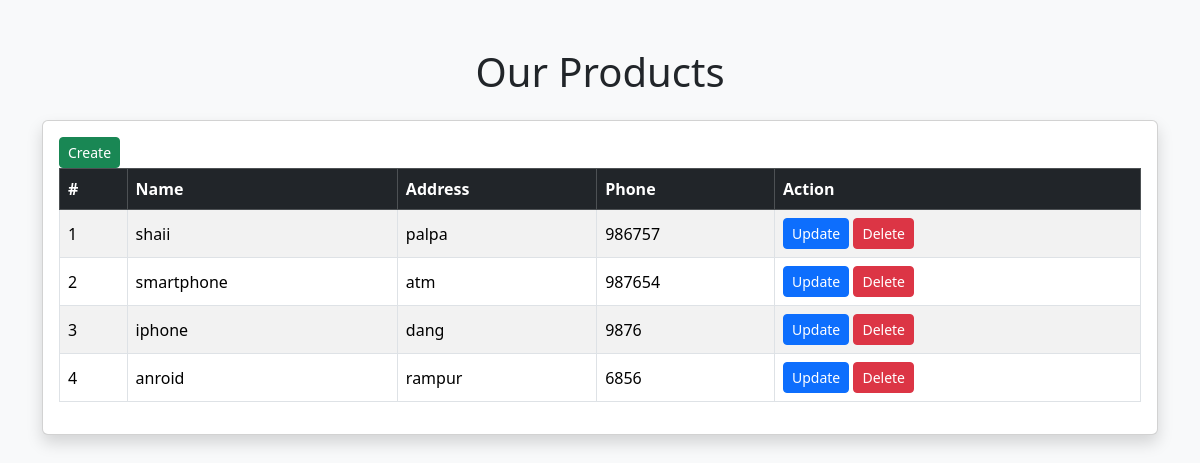
/product/list, run on an earlier commit of the app's database.
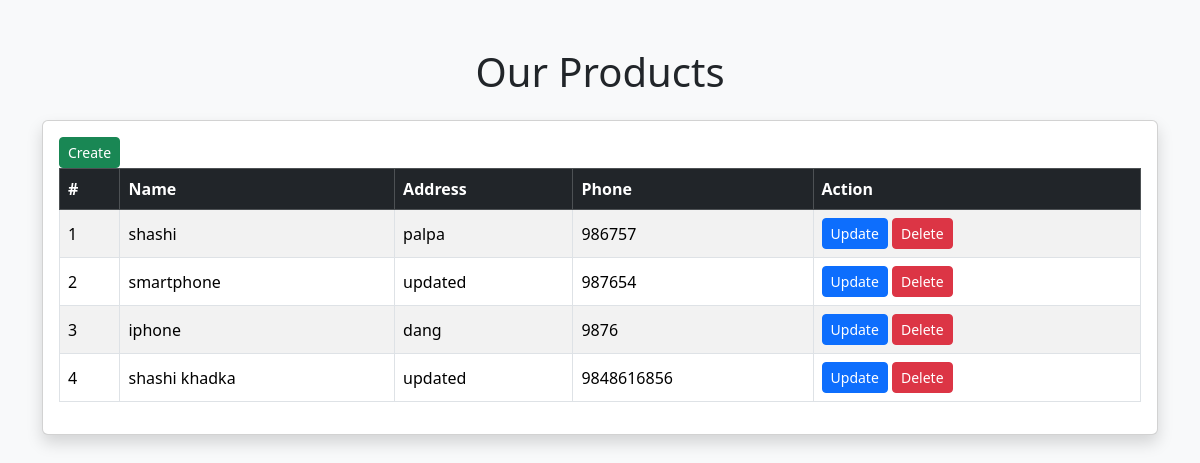
And on a later commit of the database.
### product/models.py (models this page shows, shortened)
class Product(models.Model):
    name = models.CharField(max_length=50,null=True, blank=True)
    address = models.CharField(max_length=100, null=True)
    phone = models.IntegerField(max_length=5)
    class Meta:
        db_table = "product"

### product/views.py (the view)
# urls.py: path('list',product_list),
def product_list(request):
    data = Product.objects.all()
    return render(request, 'product/index.html',{"product":data})

### product/templates/product/index.html (shortened to what this page needs)
<!DOCTYPE html>
<html lang="en">
<head>
    <link href="https://cdn.jsdelivr.net/npm/bootstrap@5.3.3/dist/css/bootstrap.min.css" rel="stylesheet">
</head>
<body class="bg-light">
<div class="container mt-5">
    <h1 class="text-center mb-4">Our Products</h1>
    <div class="card shadow">
        <div class="card-body">
            <a href="/product-create"> <button class="btn btn-success btn-sm"> Create </button> </a>
            <div class="table-responsive">
                <table class="table table-bordered table-hover table-striped align-middle">
                    <thead class="table-dark">
                        <tr>
                            <th>#</th>
                            <th>Name</th>
                            <th>Address</th>
                            <th>Phone</th>
                            <th>Action</th>
                        </tr>
                    </thead>
                    <tbody>
                        {% for i in product %}
                        <tr>
                            <td>{{ forloop.counter }}</td>
                            <td>{{ i.name }}</td>
                            <td>{{ i.address }}</td>
                            <td>{{ i.phone }}</td>
                            <td>
                                   <a href="/product-update/{{i.id}}"> <button class="btn btn-primary btn-sm"> Update </button></a>
                                    <a href="/product-delete/{{i.id}}"> <button class="btn btn-danger btn-sm"> Delete </button></a>
                            </td>
                        </tr>
                        {% empty %}
                        <tr>
                            <td colspan="5" class="text-center text-muted">
                                No products found.
                            </td>
                        </tr>
                        {% endfor %}
                    </tbody>
                </table>
            </div>
        </div>
    </div>
</div>
</body>
</html>

What changed in the data, as far as the page shows it:
removed Product: name "anroid", address "rampur", phone "6856"
changed Product "palpa": name "shaii" → "shashi"
changed Product "smartphone": address "atm" → "updated"
added Product: name "shashi khadka", address "updated", phone "9848616856"
